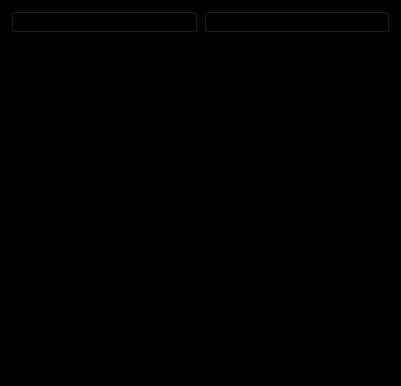
<?xml version="1.0" encoding="UTF-8"?>
<ui version="4.0">
 <class>FileManagerWindow</class>
 <widget class="QWidget" name="FileManagerWindow">
  <property name="geometry">
   <rect>
    <x>0</x>
    <y>0</y>
    <width>401</width>
    <height>386</height>
   </rect>
  </property>
  <property name="windowTitle">
   <string>FileManager</string>
  </property>
  <property name="styleSheet">
   <string notr="true">background-color: rgb(0, 0, 0);</string>
  </property>
  <layout class="QVBoxLayout" name="verticalLayout">
   <item>
    <layout class="QHBoxLayout" name="horizontalLayout">
     <item>
      <widget class="QPushButton" name="addPath">
       <property name="text">
        <string>Add</string>
       </property>
      </widget>
     </item>
     <item>
      <widget class="QPushButton" name="removePath">
       <property name="text">
        <string>Remove</string>
       </property>
      </widget>
     </item>
    </layout>
   </item>
   <item>
    <widget class="QScrollArea" name="scrollArea">
     <property name="widgetResizable">
      <bool>true</bool>
     </property>
     <widget class="QWidget" name="scrollAreaWidgetContents">
      <property name="geometry">
       <rect>
        <x>0</x>
        <y>0</y>
        <width>381</width>
        <height>334</height>
       </rect>
      </property>
      <layout class="QGridLayout" name="gridLayout">
       <item row="0" column="0">
        <widget class="QListWidget" name="directoryList"/>
       </item>
      </layout>
     </widget>
    </widget>
   </item>
  </layout>
 </widget>
 <resources/>
 <connections/>
</ui>
